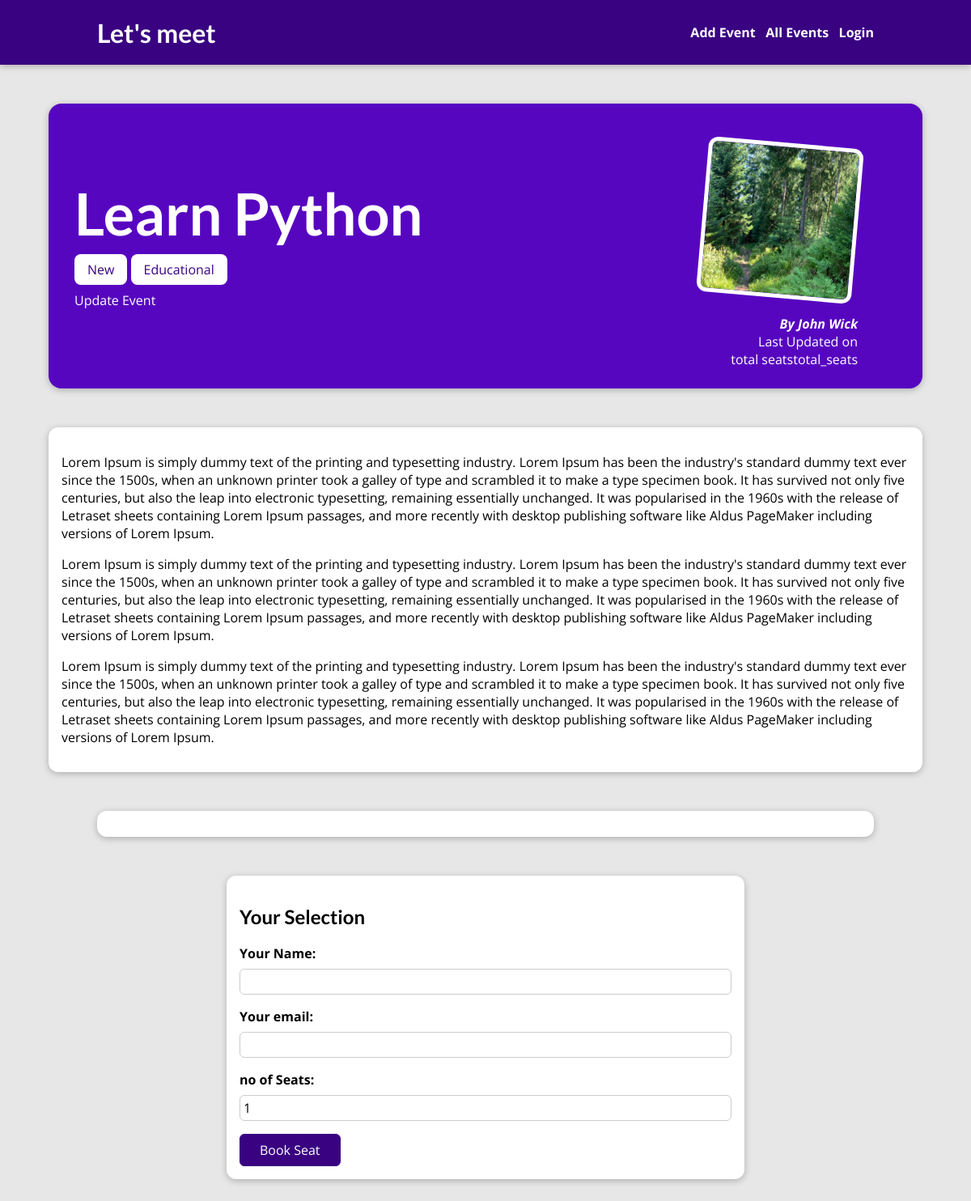
The page /events/learn-python on the database its author committed.
### blog/models.py (models this page shows, shortened)
class Post(models.Model):
    title = models.CharField(max_length=200)
    summary = models.CharField(max_length=300)
    image = models.CharField(max_length=100)
    date= models.DateTimeField()
    content = models.TextField(validators=[MinLengthValidator(50)])
    slug = models.SlugField(db_index=True, unique=True)
    author = models.ForeignKey(Author, on_delete=models.SET_NULL, null=True, related_name="posts")
    tags = models.ManyToManyField(Tag)
    category=models.CharField(max_length=100,default='fun')
    venue=models.CharField(max_length=100,default="none")
    total_seats=models.IntegerField(default=10)

class Tag(models.Model):
    caption = models.CharField(max_length=50)

class Author(models.Model):
    first_name = models.CharField(max_length=100)
    last_name = models.CharField(max_length=100)
    email_address = models.EmailField()
    def __str__(self):
        return "{} {}".format(self.first_name, self.last_name)

### blog/views.py (the view, shortened to what this page needs)
# urls.py: path("events/<slug:slug>", views.PostsDetailView.as_view(), name="selected-post"),
class PostsDetailView(View):  # remove s
    def get(self, request, slug):
        post = Post.objects.get(slug=slug)
        register_form = RegisterEventForm()
        return render(request, "blog/post_detail.html",
                      {"post": post, "post_tags": post.tags.all(), "registrations": post.registrations.all().order_by("-id"), "register_form": register_form, })

### blog/forms.py
class RegisterEventForm(ModelForm):
    class Meta:
        model = RegisterEvent
        exclude = ["post"]
        labels = {"user_name": "Your Name",
                  "user_email": "Your email","seats":"no of Seats"}

### blog/templates/blog/post_detail.html (shortened to what this page needs)
{% extends 'base.html' %}
{% load static %}
{% block css_files %}
<link rel="stylesheet" href="{% static 'blog/post_detail.css' %}" />
{% endblock %}
{% block content %}
<section id="summary">
<h2>{{ post.title|title }}</h2>
<p>
    {% for tag in post_tags %}
        <span class='tag'>{{ tag.caption }}</span>
    {% endfor %}
</p>
    <a href="{% url 'update-event' post.slug %}">Update Event &nbsp; </a>
<article>
    <img src="{% static 'blog/images/'|add:post.image %}" alt=""/>
    <address>By <a href="mailto:{{ post.author.email_address }}">{{ post.author }}</a></address>
    <div>
        Last Updated on <time>{{ post.date|date:"d M Y" }}</time>
        <br>
        total seats{{ post.total_seats }}
    </div>
</article>
</section>
<main>
    {{ post.content|linebreaks }}
</main>
<section id="comments">
</section>
<section id="comment-form">
    <h2>Your Selection</h2>
    <form method="POST" action="{% url 'selected-post' post.slug %}">
        {% for fields in register_form %}
         <div class="form-control {% if fields.errors %}invalid{% endif %}">
            {{ fields.label_tag }}
            {{ fields }}
        </div>
        {% endfor %}
        <button>Book Seat</button>
    </form>
</section>
{% endblock %}

### static/app.css (style rules this page uses)
* { box-sizing: border-box; }
html { font-family: 'Open Sans', 'Lato', sans-serif; }
body { margin: 0; }
h1, h2, h3 { font-family: 'Lato', sans-serif; font-weight: bold; }

### blog/static/blog/post_detail.css (style rules this page uses)
body { background-color: #e7e7e7; }
#summary { margin: 8rem auto 3rem auto; padding: 2rem; width: 90%; max-width: 90rem; border-radius: 16px; background-color: #5706c0; position: relative; box-shadow: 0 2px 8px rgba(0, 0, 0, 0.25); height: 22rem; }
#summary h2 { color: white; font-size: 4.5rem; margin-bottom: 0.25rem; }
#summary article { position: absolute; top: 2rem; right: 3rem; padding: 1rem 2rem; border-radius: 12px; text-align: right; color: white; }
#summary article img { width: 12rem; height: 12rem; border-radius: 12px; transform: rotateZ(5deg); border: 5px solid white; margin-bottom: 1rem; }
#summary address { font-weight: bold; }
#summary a { color: white; text-decoration: none; }
main { width: 90%; max-width: 90rem; margin: 3rem auto; background-color: white; padding: 1rem; border-radius: 12px; box-shadow: 0 2px 8px rgba(0, 0, 0, 0.25); }
.tag { background-color: white; color: #390281; padding: 0.5rem 1rem; border-radius: 8px; }
#comment-form { margin: 3rem auto; width: 90%; max-width: 40rem; border-radius: 12px; background-color: white; box-shadow: 0 2px 8px rgba(0, 0, 0, 0.25); padding: 1rem; }
#comment-form button { font: inherit; background-color: #390281; color: white; border: 1px solid #390281; padding: 0.5rem 1.5rem; border-radius: 6px; cursor: pointer; }
.form-control { margin-bottom: 1rem; }
.form-control label { font-weight: bold; margin-bottom: 0.5rem; display: block; }
.form-control input, .form-control textarea { display: block; width: 100%; font: inherit; padding: 0.25rem; border-radius: 6px; border: 1px solid #ccc; }
#comments { margin: 3rem auto; width: 90%; max-width: 60rem; border-radius: 12px; background-color: white; box-shadow: 0 2px 8px rgba(0, 0, 0, 0.25); padding: 1rem 2rem; }

### rows shown on the page
Post: title "Learn Python", image (picture), author "John Wick", total_seats "total_seats", content "Lorem Ipsum is simply dummy text of the printing and typesetting industry. Lorem Ipsum has been the industry's standard dummy text ever since the 1500s, when an unknown printer took a galley of type and scrambled it to make a type specimen book. It has survived not only five centuries, but also the leap into electronic typesetting, remaining essentially unchanged. It was popularised in the 1960s with the release of Letraset sheets containing Lorem Ipsum passages, and more recently with desktop publishing software like Aldus PageMaker including versions of Lorem Ipsum. Lorem Ipsum is simply dummy text of the printing and typesetting industry. Lorem Ipsum has been the industry's standard…"
Tag: caption "New"
Tag: caption "Educational"

### other values the page prints
{{ fields.label_tag }} "Your Name:" "Your email:" "no of Seats:"
